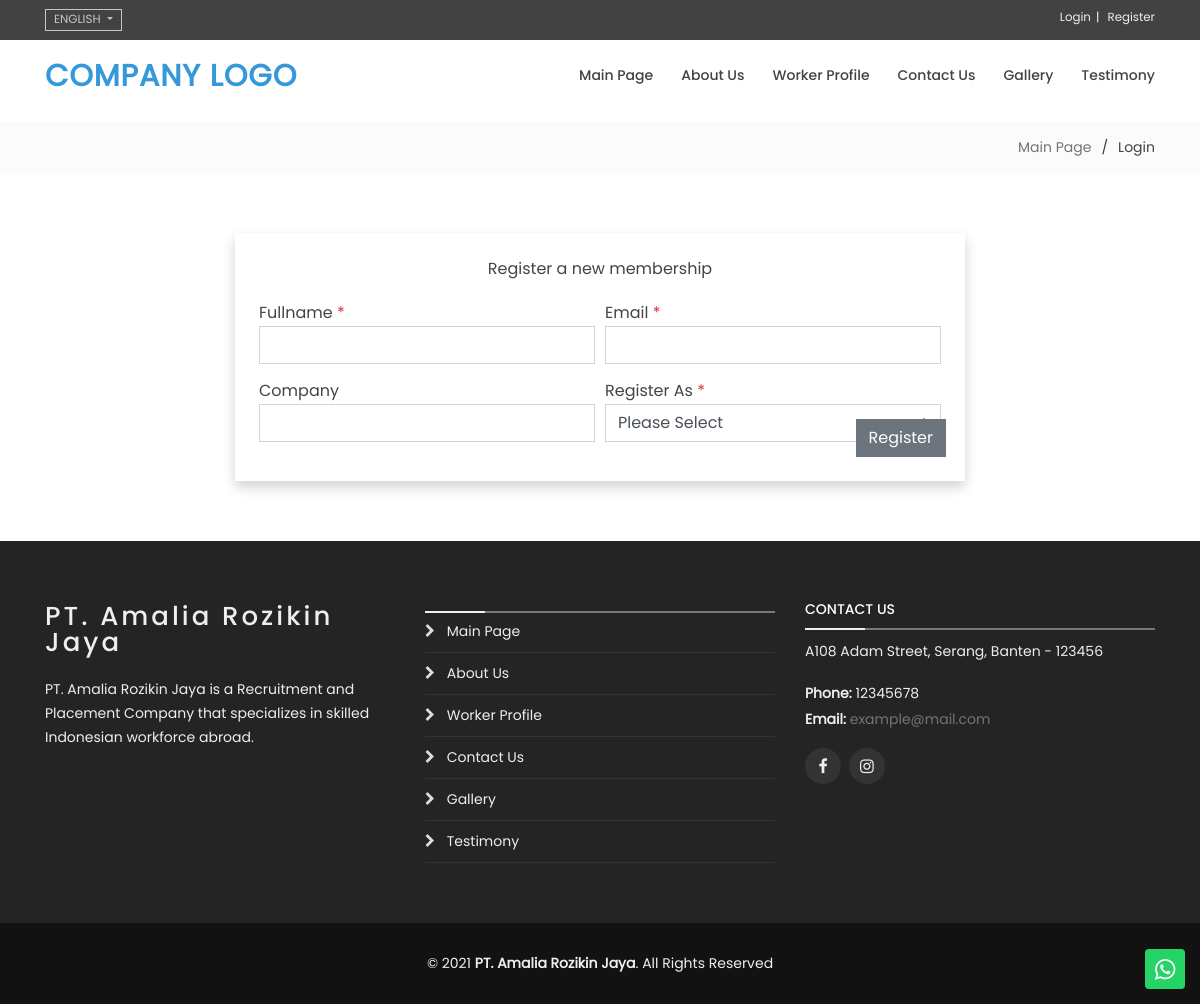
Page /index.php/auth/register on the committed database.
### tables this page shows
CREATE TABLE `company` (
  `name` varchar(100) DEFAULT NULL,
  `address_eng` text DEFAULT NULL,
  `address_ind` text DEFAULT NULL,
  `city_id` int(11) DEFAULT NULL,
  `province_id` int(11) DEFAULT NULL,
  `zip_code` varchar(10) DEFAULT NULL,
  `maps` text DEFAULT NULL,
  `phone_1` varchar(30) DEFAULT NULL,
  `phone_2` varchar(30) DEFAULT NULL,
  `email_1` varchar(100) DEFAULT NULL,
  `email_2` varchar(100) DEFAULT NULL,
  `fax` varchar(30) DEFAULT NULL,
  `logo` text DEFAULT NULL,
  `about_eng` text DEFAULT NULL,
  `about_ind` text DEFAULT NULL,
  `vision_eng` text DEFAULT NULL,
  `vision_ind` text DEFAULT NULL,
  `update_date` datetime DEFAULT NULL,
  `update_user_id` int(11) DEFAULT NULL,
  `update_count` int(11) NOT NULL DEFAULT 0
);

### application/controllers/Auth.php (called while the page is built, shortened)
<?php
class Auth extends CI_Controller {
	function __construct()
	{
		$this->template->set_template('layouts/front');
		$this->result['company'] = [];
		if ($this->CompanyModel->get()['status'] == 'success') {
			$this->result['company'] = $this->CompanyModel->get()['data'];
		}
		$this->result['recaptcha'] = $this->recaptcha->getWidget();
		$this->result['recaptcha_script'] = $this->recaptcha->getScriptTag();
	}
	public function register()
	{
		$request = [
			'user_levels' => $this->UserLevelsModel->getAll(['order' => 'name', 'not_id' => 1]),
			'agency_locations' => $this->AgencyLocationsModel->getAll(['order' => 'name', 'limit' => 100])
		];
		foreach ($request as $key => $val) {
			$this->result[$key] = [];
			if (is_array($request[$key]) && array_key_exists('status', $request[$key])) {
				if ($request[$key]['status'] == 'success') {
					$this->result[$key] = $val['data'];
				}
			}
		}
		$this->template->content->view('templates/auth/register', $this->result);
		$this->template->publish();
	}
}

### index.php (called while the page is built, shortened)
<?php
require_once BASEPATH.'core/CodeIgniter.php';

### application/helpers/flash_helper.php (called while the page is built, shortened)
<?php
if (!function_exists('hasFlashSuccess')) {
	function hasFlashSuccess($key = null) {
		return false;
	}
}
if (!function_exists('hasFlashError')) {
	function hasFlashError($key = null) {
		return false;
	}
}
if (!function_exists('oldInput')) {
	function oldInput($key = null, $old = null) {
		return false;
	}
}

### application/helpers/general_helper.php (called while the page is built, shortened)
<?php
if (!function_exists('siteLang')) {
	function siteLang($key = 0) {
		$ci = &get_instance();
		$lang = [
			'en' => [
				'key'    => 'en',
				'name'  => 'english',
				'alias' => 'english'
			],
			'id' => [
				'key'    => 'id',
				'name'  => 'indonesian',
				'alias' => 'bahasa'
			],
			'ja' => [
				'key'    => 'ja',
				'name'  => 'japanese',
				'alias' => '日本語'
			],
			'ko' => [
				'key'    => 'ko',
				'name'  => 'korean',
				'alias' => '한국어'
			],
			'zh-TW' => [
				'key'    => 'zh-TW',
				'name'  => 'mandarin',
				'alias' => '繁體中文'
			],
			'zh-TW' => [
				'key'    => 'zh-TW',
				'name'  => 'mandarin',
				'alias' => '繁體中文'
			],
		];
		if (!empty($key) && array_key_exists($key, $lang)) {
			$ci->session->set_userdata('SiteLang', $lang[$key]);
		} else {
			if (!$ci->session->has_userdata('SiteLang')) {
                $ci->session->set_userdata('SiteLang', $lang['en']);
            }
		}
		return $ci->session->userdata('SiteLang');
	}
}

### application/models/CompanyModel.php (called while the page is built, shortened)
<?php defined('BASEPATH') OR exit('No direct script access allowed');
class CompanyModel extends CI_Model {
	public $view_table = 'view_company';
	public function get()
	{
		$column		= $this->_getColumn($this->view_table);
		$check = $this->_getCount($this->view_table);
		if ($check > 0) {
			$query = $this->db->select($column)->limit(1)->get($this->view_table);
			$result	= json_decode(json_encode($query->row()), true);
		} else {
			$result = [];
			foreach ($column as $column) {
				$result[$column] = '';
			}
		}
		return responseSuccess($result, $check);
	}
	private function _getColumn($table)
	{
		$result = $this->db->list_fields($table);
		return $result;
	}
	public function _getCount($table = null, $condition = [], $condition_like = [], $condition_inset = [], $condition_between = [])
	{
		if (!empty($table)) {
			$this->db->from($table);
			return $this->db->count_all_results();
		}
		return 0;
	}
}

### application/views/templates/auth/register.php (the view, shortened to what this page needs)
<section class="breadcrumbs">
	<div class="container">
		<div class="d-flex justify-content-between align-items-center">
			<ol>
				<li><a href="<?php echo base_url(); ?>"><?php echo $this->lang->line('front')['navbar']['home']; ?></a></li>
				<li><?php echo $this->lang->line('front')['topbar']['login']; ?></li>
			</ol>
		</div>
	</div>
</section>
<section id="register">
	<div class="container">
		<div class="row">
			<div class="col-md-8 col-sm-10 mx-auto">
				<div class="box mx-auto">
					<div class="message">
						<?php if (hasFlashError('register')) {
							echo '<span class="text-danger"><i class="fa fa-warning"></i> ' . flashError('register') . '</span>';
						} elseif (hasFlashSuccess('register')) {
							echo flashSuccess('register');
						} else {
							echo $this->lang->line('front')['page_register']['intro'];
						} ?>
					</div>
					<?php echo form_open('auth/register', ['id' => 'formRegister', 'autocomplete' => 'off', 'data-parsley-validate' => true]); ?>
						<div class="form-row">
							<div class="col-md-6">
								<?php echo form_label($this->lang->line('front')['page_register']['fullname'] . '&nbsp;<span class="text-danger">*</span>', 'fullname'); ?>
								<?php echo form_input(['type' => 'text', 'name' => 'fullname', 'id' => 'fullname', 'class' => 'form-control capitalize ' . (hasFlashError('fullname') ? 'is-invalid' : ''), 'value' => oldInput('fullname'), 'required' => true, 'autofocus' => true]); ?>
							</div>
							<div class="col-md-6">
								<?php echo form_label($this->lang->line('front')['page_register']['email'] . '&nbsp;<span class="text-danger">*</span>', 'email'); ?>
								<?php echo form_input(['type' => 'email', 'name' => 'email', 'id' => 'email', 'class' => 'form-control lowercase ' . (hasFlashError('email') ? 'is-invalid' : ''), 'value' => oldInput('email'), 'required' => true]); ?>
							</div>
							<div class="col-md-6">
								<?php echo form_label($this->lang->line('front')['page_register']['company'], 'company'); ?>
								<?php echo form_input(['type' => 'text', 'name' => 'company', 'id' => 'company', 'class' => 'form-control capitalize ' . (hasFlashError('company') ? 'is-invalid' : ''), 'value' => oldInput('company')]); ?>
							</div>
							<div class="col-md-6">
								<?php echo form_label($this->lang->line('front')['page_register']['register_as'] . '&nbsp;<span class="text-danger">*</span>', 'RegisterAs'); ?>
								<select name="register_as" id="RegisterAs" class="form-control custom-select" required>
									<option value="">Please Select</option>
								</select>
							</div>
						</div>
						<div class="form-row">
							<div class="col-lg-6 col-md-12 text-right">
								<button type="submit" class="btn btn-secondary rounded-0"><?php echo $this->lang->line('front')['page_register']['submit']; ?></button>
							</div>
						</div>
					<?php echo form_close(); ?>
				</div>
			</div>
		</div>
	</div>
</section>

### application/views/layouts/front.php (shortened to what this page needs)
<!doctype html>
<html lang="en">
	<head>
		<link rel="stylesheet" type="text/css" href="<?php echo base_url('assets/vendor/font-awesome/css/font-awesome.min.css'); ?>">
		<link rel="stylesheet" type="text/css" href="<?php echo base_url('assets/vendor/bootstrap/css/bootstrap.min.css'); ?>">
		<link rel="stylesheet" type="text/css" href="<?php echo base_url('assets/vendor/animate/animate.min.css'); ?>">
		<?php echo $this->template->stylesheet; ?>
		<link rel="stylesheet" type="text/css" href="<?php echo base_url('assets/css/main.css'); ?>">
	</head>
	<body>
		<div id="topbar" class="d-lg-flex align-items-center fixed-top">
			<div class="container d-flex">
				<div class="menu-lang mr-auto">
					<div class="btn-group">
						<button class="btn btn-outline-default btn-sm dropdown-toggle" type="button" data-toggle="dropdown" aria-haspopup="true" aria-expanded="false">
						<?php echo sitelang()['alias']; ?>
						</button>
					</div>
				</div>
				<div class="menu-user">
					<ul class="list-inline mb-0">
						<?php if (!$this->session->has_userdata('AuthUser')) {
							echo '<li class="list-inline-item">' . anchor(base_url('auth'), $this->lang->line('front')['topbar']['login']) . '</li>';
							echo '<li class="list-inline-item">' . anchor(base_url('auth/register'), $this->lang->line('front')['topbar']['register']) . '</li>';
						} ?>
					</ul>
				</div>
			</div>
		</div>
		<header id="header" class="fixed-top">
			<div class="container d-flex align-items-center">
				<a href="<?php echo base_url(); ?>" class="logo mr-auto">
					<?php if (@getimagesize(base_url('files/company/thumb/'.$company['logo']))) {
						echo '<img src="' . base_url('files/company/thumb/'.$company['logo']) . '" alt="Company Logo" class="img-fluid">';
					} else {
						echo 'Company Logo';
					} ?>
				</a>
				<nav class="nav-menu d-none d-lg-block">
					<ul>
						<li><?php echo '<a href="' . base_url() . '">' . $this->lang->line('front')['navbar']['home'] . '</a>'; ?></li>
						<li><?php echo '<a href="' . base_url('about') . '">' . $this->lang->line('front')['navbar']['about'] . '</a>'; ?></li>
						<li><?php echo '<a href="' . base_url('worker') . '">' . $this->lang->line('front')['navbar']['worker'] . '</a>'; ?></li>
						<li><?php echo '<a href="' . base_url('contact') . '">' . $this->lang->line('front')['navbar']['contact'] . '</a>'; ?></li>
						<li><?php echo '<a href="' . base_url('gallery') . '">' . $this->lang->line('front')['navbar']['gallery'] . '</a>'; ?></li>
						<li><?php echo '<a href="' . base_url('testimony') . '">' . $this->lang->line('front')['navbar']['testimony'] . '</a>'; ?></li>
					</ul>
				</nav>
			</div>
		</header>
		<?php
			echo $this->template->content;
		?>
		<footer id="footer">
			<div class="footer-top">
				<div class="container">
					<div class="row">
						<div class="col-lg-4 col-md-6 footer-info">
							<h3><?php echo $company['name']; ?></h3>
							<p><?php echo $company['name'] . $this->lang->line('front')['footer']['company']['desc']; ?></p>
						</div>
						<div class="col-lg-4 col-md-6 footer-link">
							<h4><?php echo $this->lang->line('footer')['link']['title']; ?></h4>
							<ul>
								<li><i class="fa fa-chevron-right"></i> <a href="<?php echo base_url(); ?>"><?php echo $this->lang->line('front')['navbar']['home']; ?></a></li>
								<li><i class="fa fa-chevron-right"></i> <a href="<?php echo base_url('about'); ?>"><?php echo $this->lang->line('front')['navbar']['about']; ?></a></li>
								<li><i class="fa fa-chevron-right"></i> <a href="<?php echo base_url('worker'); ?>"><?php echo $this->lang->line('front')['navbar']['worker']; ?></a></li>
								<li><i class="fa fa-chevron-right"></i> <a href="<?php echo base_url('contact'); ?>"><?php echo $this->lang->line('front')['navbar']['contact']; ?></a></li>
								<li><i class="fa fa-chevron-right"></i> <a href="<?php echo base_url('gallery'); ?>"><?php echo $this->lang->line('front')['navbar']['gallery']; ?></a></li>
								<li><i class="fa fa-chevron-right"></i> <a href="<?php echo base_url('testimony'); ?>"><?php echo $this->lang->line('front')['navbar']['testimony']; ?></a></li>
							</ul>
						</div>
						<div class="col-lg-4 col-md-6 footer-contact">
							<h4><?php echo $this->lang->line('front')['footer']['contact']['title']; ?></h4>
							<p><?php echo ((siteLang()['key'] == 'en') ? $company['address_eng'] : $company['address_ind']) . ', ' . $company['city'] . ', ' . $company['province'] . (!empty($company['zip_code']) ? ' - ' . $company['zip_code'] : ''); ?></p>
							<p>
								<?php echo '<strong>' . $this->lang->line('front')['footer']['contact']['phone'] . ':</strong> ' . $company['phone_1'] . (!empty($company['phone_2']) ? ', ' . $company['phone_2'] : ''); ?>
								<br>
								<?php echo '<strong>' . $this->lang->line('front')['footer']['contact']['email'] . ':</strong> <a href="mailto:' . $company['email_1'] . '">' . $company['email_1'] . '</a> ' . (!empty($company['email_2']) ? ', <a href="mailto:' . $company['email_1'] . '">' . $company['email_1'] . '</a>' : ''); ?>
							</p>
							<div class="social">
								<a href="#" class="facebook"><i class="fa fa-facebook"></i></a>
								<a href="#" class="instagram"><i class="fa fa-instagram"></i></a>
							</div>
						</div>
					</div>
				</div>
			</div>
			<div class="container">
				<div class="copyright">
					&copy; 2021 <strong><?php echo $company['name']; ?></strong>. All Rights Reserved
				</div>
			</div>
		</footer>
		<div type="button" class="whatsapp-message" onclick="return window.open('https://web.whatsapp.com/send?phone=6285881239998', '_blank');" class="btn-whatsapp"><i class="fa fa-whatsapp"></button>
	</body>
</html>

### rows in the picture
company: name "PT. Amalia Rozikin Jaya", address_eng "A108 Adam Street", zip_code "123456", phone_1 "12345678", email_1 "example@mail.com"

### other values in the picture
sitelang()['alias'] "ENGLISH"
$this->lang->line('front')['navbar']['home'] "Main Page"
$this->lang->line('front')['navbar']['about'] "About Us"
$this->lang->line('front')['navbar']['worker'] "Worker Profile"
$this->lang->line('front')['navbar']['contact'] "Contact Us"
$this->lang->line('front')['navbar']['gallery'] "Gallery"
$this->lang->line('front')['navbar']['testimony'] "Testimony"
$this->lang->line('front')['topbar']['login'] "Login"
$this->lang->line('front')['page_register']['intro'] "Register a new membership"
$this->lang->line('front')['page_register']['submit'] "Register"
$this->lang->line('front')['footer']['company']['desc'] "is a Recruitment and Placement Company that specializes in skilled Indonesian workforce abroad."
$this->lang->line('front')['footer']['contact']['title'] "CONTACT US"
$company['city'] "Serang"
$company['province'] "Banten"
$this->lang->line('front')['footer']['contact']['phone'] "Phone"
